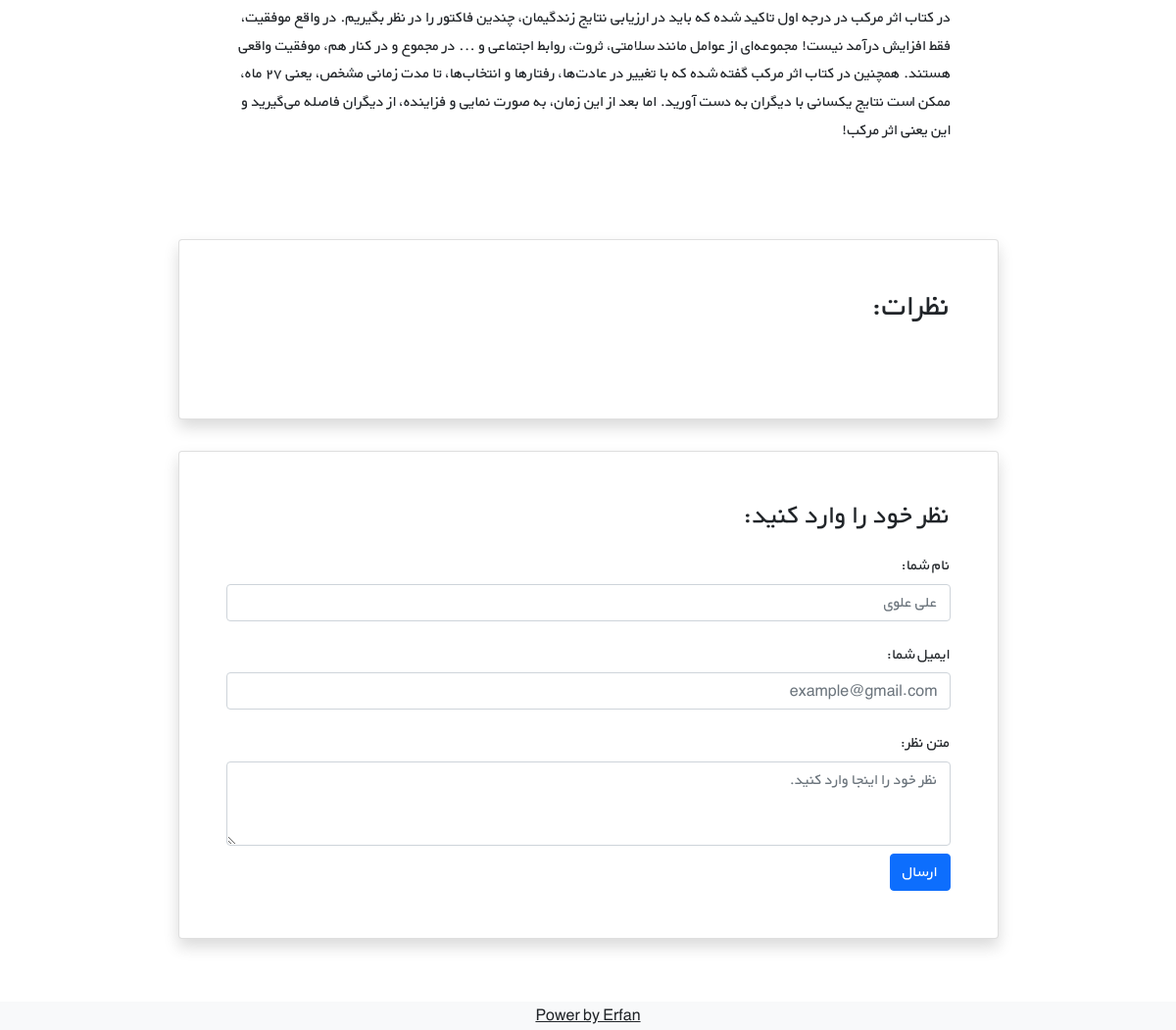
/books/1/ (lower part), run on an earlier commit of the app's database.
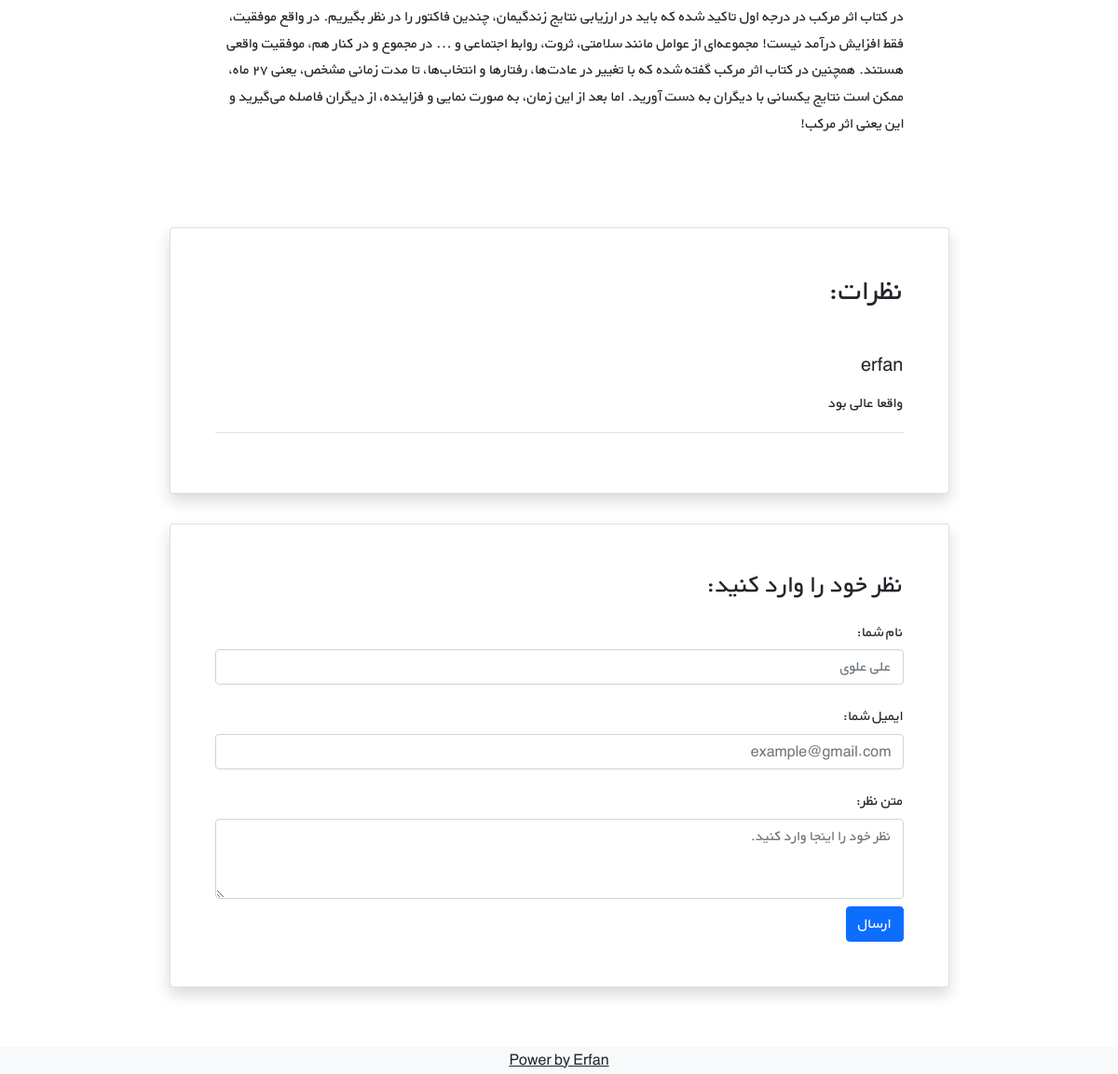
And on a later commit of the database.
### books/models.py (models this page shows, shortened)
class Comment(models.Model):
    user = models.ForeignKey(get_user_model() , on_delete=models.CASCADE)
    text = models.TextField()
    date_time_created = models.DateTimeField(auto_now_add=True)
    book = models.ForeignKey(Book , on_delete=models.CASCADE , related_name="comments")

### account/models.py (models this page shows)
class CustomUser(AbstractUser):
    age = models.PositiveIntegerField(null=True , blank = True)

### books/views.py (the view)
# urls.py: path('<int:pk>/' ,book_detail_view , name = 'book_detail'),
def book_detail_view(request , pk):
    book = get_object_or_404(Book , pk=pk)
    book_comments = book.comments.all()
    return render(request , "books/book_detail.html" , {"book" : book , "comments" : book_comments})

### books/templates/books/book_detail.html (shortened to what this page needs)
{% extends '_html.html' %}
{% block content %}
<div class="container mt-5" dir="rtl">
    <div class="">
        <div class="">
            <div class="d-flex justify-content-center">
                <div class="my-3 p-5 w-sm-75 w-100">
                    {{ book.description|linebreaks  }}
                </div>
            </div>
            <div class="d-flex justify-content-center">
                <div class="card shadow my-3 p-5 w-sm-75 w-100">
                    <h2 class="mb-5">نظرات:</h2>
                    {% for comment in comments %}
                        <div class="border-bottom mb-3">
                            <h5 class="mb-3">{{ comment.user.username }}</h5>
                            <p>{{ comment.text|linebreaks }}</p>
                        </div>
                    {% endfor %}
                </div>
            </div>
            <div class="d-flex justify-content-center">
                <div class="card shadow my-3 p-5 w-sm-75 w-100">
                    <h3>نظر خود را وارد کنید:</h3>
                    <form method="POST">
                        <div class="form-group py-2">
                            <label class="py-1" for="author_name">نام شما:</label>
                            <input type="text" class="form-control" placeholder="علی علوی" name="author_name">
                        </div>
                        <div class="form-group py-2">
                            <label class="py-1" for="email">ایمیل شما:</label>
                            <input type="email" class="form-control" placeholder="example@gmail.com" name="email">
                        </div>
                        <div class="form-group py-2">
                            <label class="py-1" for="comment_text">متن نظر:</label>
                            <textarea class="form-control" name="text" rows="3"
                                      placeholder="نظر خود را اینجا وارد کنید."></textarea>
                        </div>
                        <button type="submit" class="btn btn-primary">ارسال</button>
                    </form>
                </div>
            </div>
        </div>
    </div>
</div>
{% endblock content %}

What changed in the data, as far as the page shows it:
added Comment: user.username "erfan", text "واقعا عالی بود"
